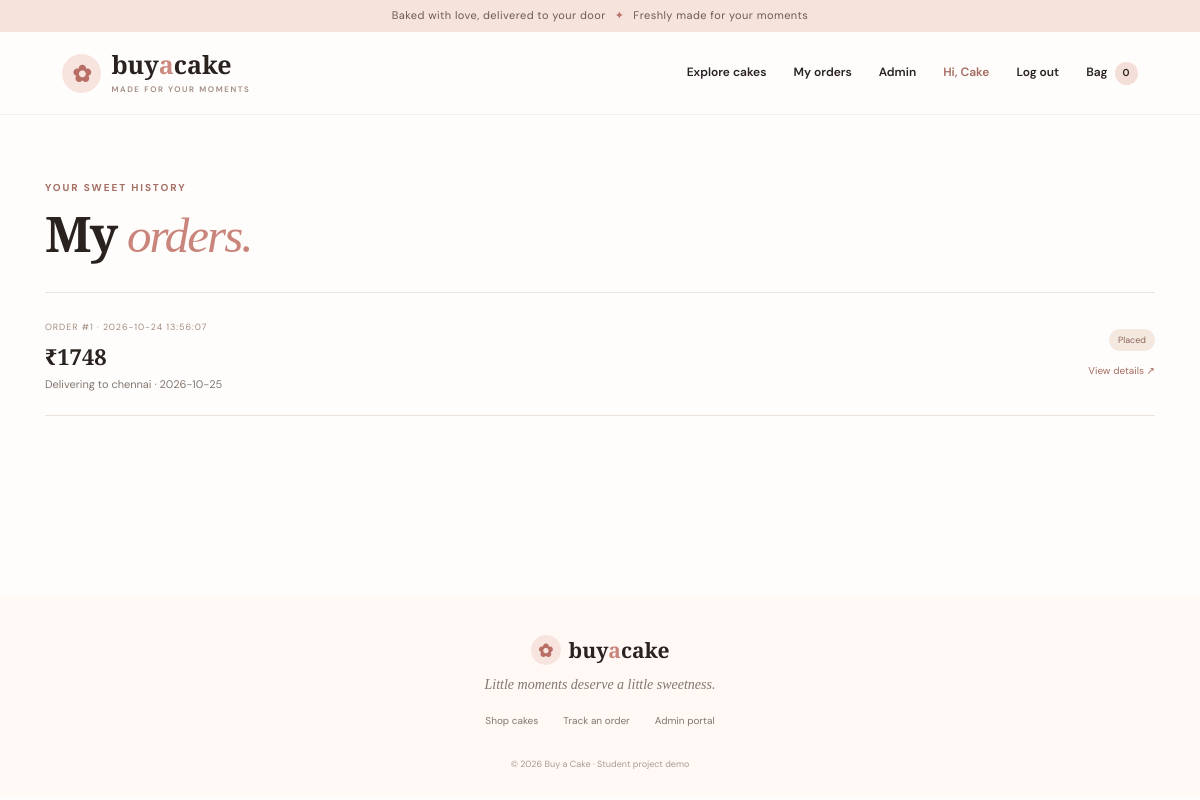
The page /my-orders (signed in) on the database its author committed.
### tables this page shows
CREATE TABLE users(id INTEGER PRIMARY KEY AUTOINCREMENT, name TEXT NOT NULL, email TEXT UNIQUE NOT NULL, password TEXT NOT NULL, role TEXT NOT NULL DEFAULT 'customer');

CREATE TABLE orders(id INTEGER PRIMARY KEY AUTOINCREMENT, user_id INTEGER NOT NULL, customer_name TEXT NOT NULL, email TEXT NOT NULL, phone TEXT NOT NULL, address TEXT NOT NULL, city TEXT NOT NULL, postal_code TEXT NOT NULL, delivery_date TEXT NOT NULL, message TEXT, payment_method TEXT NOT NULL, payment_status TEXT NOT NULL, status TEXT NOT NULL DEFAULT 'Placed', total REAL NOT NULL, created_at TEXT NOT NULL, FOREIGN KEY(user_id) REFERENCES users(id));

### app.py (the view)
@app.route('/my-orders')
@login_required
def my_orders():
    with db() as c: orders=c.execute('SELECT * FROM orders WHERE user_id=? ORDER BY id DESC',(current_user()['id'],)).fetchall()
    return render_template('my_orders.html',orders=orders)

### app.py (called while the page is built)
def db():
    conn = sqlite3.connect(DB_PATH)
    conn.row_factory = sqlite3.Row
    conn.execute('PRAGMA foreign_keys = ON')
    return conn

def current_user():
    if 'user_id' not in session: return None
    with db() as c: return c.execute('SELECT * FROM users WHERE id=?', (session['user_id'],)).fetchone()

def login_required(fn):
    @wraps(fn)
    def wrapper(*args, **kwargs):
        if not current_user():
            flash('Please log in to continue.', 'info'); return redirect(url_for('login', next=request.path))
        return fn(*args, **kwargs)
    return wrapper

@app.context_processor
def inject_globals():
    return {'user': current_user(), 'cart_count': sum(int(x.get('quantity',1)) for x in session.get('cart',[])), 'currency': '₹', 'today': datetime.now().strftime('%Y-%m-%d')}

### templates/my_orders.html
{% extends 'base.html' %}{% block title %}My orders{% endblock %}{% block content %}<section class="page-wrap"><div class="eyebrow">YOUR SWEET HISTORY</div><h1 class="page-title">My <em>orders.</em></h1>{% if orders %}<div class="orders-list">{% for order in orders %}<article class="user-order"><div><span class="muted-label">ORDER #{{ order.id }} · {{ order.created_at }}</span><h3>₹{{ '%.0f'|format(order.total) }}</h3><p>Delivering to {{ order.city }} · {{ order.delivery_date }}</p></div><div class="order-right"><span class="status-pill status-{{ order.status|lower|replace(' ','-') }}">{{ order.status }}</span><a href="{{ url_for('order_confirmation',order_id=order.id) }}">View details ↗</a></div></article>{% endfor %}</div>{% else %}<div class="empty-state"><span>🍰</span><h2>No orders yet</h2><p>Your next celebration is waiting.</p><a class="btn btn-dark" href="{{ url_for('home') }}#cakes">Explore cakes</a></div>{% endif %}</section>{% endblock %}

### templates/base.html (shortened to what this page needs)
<!doctype html><html lang="en"><head><link rel="stylesheet" href="{{ url_for('static', filename='style.css') }}"></head><body><div class="topline">Baked with love, delivered to your door <span>✦</span> Freshly made for your moments</div><header class="site-header"><a class="brand" href="{{ url_for('home') }}"><span class="brand-icon">✿</span><span>buy<span class="brand-accent">a</span>cake<small>MADE FOR YOUR MOMENTS</small></span></a><nav><a href="{{ url_for('home') }}">Explore cakes</a>{% if user %}<a href="{{ url_for('my_orders') }}">My orders</a>{% if user['role']=='admin' %}<a href="{{ url_for('admin_dashboard') }}">Admin</a>{% endif %}<span class="nav-user">Hi, {{ user['name'].split(' ')[0] }}</span><a href="{{ url_for('logout') }}">Log out</a>{% else %}<a href="{{ url_for('login') }}">Log in</a><a class="nav-signup" href="{{ url_for('register') }}">Create account</a>{% endif %}<a class="cart-link" href="{{ url_for('cart') }}">Bag <span>{{ cart_count }}</span></a></nav></header><main>{% block content %}{% endblock %}</main><footer><div class="footer-brand"><span class="brand-icon">✿</span><span>buy<span class="brand-accent">a</span>cake</span></div><p>Little moments deserve a little sweetness.</p><div class="footer-links"><a href="{{ url_for('home') }}">Shop cakes</a><a href="{{ url_for('my_orders') }}">Track an order</a><a href="{{ url_for('admin_dashboard') }}">Admin portal</a></div><small>© 2026 Buy a Cake · Student project demo</small></footer></body></html>

### static/style.css (style rules this page uses)
:root { --ink:#29221f;--muted:#81766f;--pink:#e9a49b;--rose:#f7e4de;--cream:#fff8f4;--line:#eee2dc;--green:#597c63;--serif:'Playfair Display',Georgia,serif;--sans:'DM Sans',Arial,sans-serif }
* { box-sizing:border-box }
html { scroll-behavior:smooth }
body { margin:0;background:#fffdfb;color:var(--ink);font-family:var(--sans);font-size:14px;line-height:1.6 }
a { color:inherit;text-decoration:none }
.topline { height:32px;background:#f5e3dc;text-align:center;font-size:11px;letter-spacing:.04em;color:#705a52;display:flex;align-items:center;justify-content:center;gap:9px }
.topline span { color:#b8746b }
.site-header { height:83px;display:flex;align-items:center;justify-content:space-between;padding:0 max(calc((100vw - 1190px)/2),5.2%);border-bottom:1px solid #f4eeea;background:rgba(255,253,251,.96);position:relative;z-index:5 }
.brand { display:flex;align-items:center;gap:10px;font-family:var(--serif);font-size:25px;font-weight:700;line-height:1 }
.brand-icon { display:grid;place-items:center;background:#f7e4de;color:#b86e64;border-radius:50%;width:39px;height:39px;font-size:23px }
.brand-accent { color:#cc8a80 }
.brand small { display:block;font:600 8px var(--sans);letter-spacing:.2em;color:#a08a80;margin-top:7px }
.site-header nav { display:flex;align-items:center;gap:27px;font-size:12px;font-weight:600 }
.nav-user { color:#a46c61 }
.cart-link { display:flex;align-items:center;gap:7px }
.cart-link span { display:grid;place-items:center;background:#f4dfd8;width:23px;height:23px;border-radius:50%;font-size:10px }
main { min-height:60vh }
.eyebrow { font-size:10px;letter-spacing:.19em;font-weight:700;color:#a46e63;display:flex;align-items:center;gap:9px }
.hero h1,.auth-art h2,.section-heading h2,.bottom-banner h2,.detail-copy h1,.auth-panel h1,.page-title,.confirmation h1 { font:600 clamp(42px,5.2vw,65px)/1.12 var(--serif);letter-spacing:-.04em;margin:22px 0 18px }
.hero h1 em,.section-heading h2 em,.detail-copy h1 em,.page-title em,.confirmation h1 em,.auth-art h2 em { font-weight:500;color:#c9857b }
.site-footer,footer { padding:40px 20px 24px;text-align:center;background:#fff8f4;color:var(--muted) }
.footer-brand { display:flex;align-items:center;justify-content:center;gap:8px;font:700 21px var(--serif);color:var(--ink) }
.footer-brand .brand-icon { width:30px;height:30px;font-size:18px }
.footer-brand .brand-accent { color:#c9857b }
footer>p { font:italic 14px var(--serif);margin:12px 0 20px }
.footer-links { display:flex;justify-content:center;gap:25px;font-size:10px;margin-bottom:22px }
footer>small { font-size:9px;color:#a99a92 }
.breadcrumbs,.page-wrap { max-width:1150px;margin:0 auto;padding-left:20px;padding-right:20px }
.page-wrap { padding-top:65px;padding-bottom:85px }
.page-title { font-size:49px;margin:10px 0 28px }
.status-pill { display:inline-flex;align-items:center;background:#f5e8df;color:#8a6658;border-radius:20px;padding:4px 9px;font-size:9px;white-space:nowrap }
.orders-list { border-top:1px solid var(--line) }
.user-order { display:flex;justify-content:space-between;align-items:center;padding:21px 0;border-bottom:1px solid var(--line) }
.muted-label { font-size:9px;letter-spacing:.1em;color:#a18b80 }
.user-order h3 { font:600 22px var(--serif);margin:5px 0 }
.user-order p { margin:0;color:var(--muted);font-size:11px }
.order-right { display:flex;align-items:flex-end;flex-direction:column;gap:12px }
.order-right a { font-size:10px;color:#a66c61 }

### rows shown on the page
users: name "Cake"
orders: id "1", created_at "2026-10-24 13:56:07", total "1748", city "chennai", delivery_date "2026-10-25", status "Placed"

### other values the page prints
{{ cart_count }} "0"
